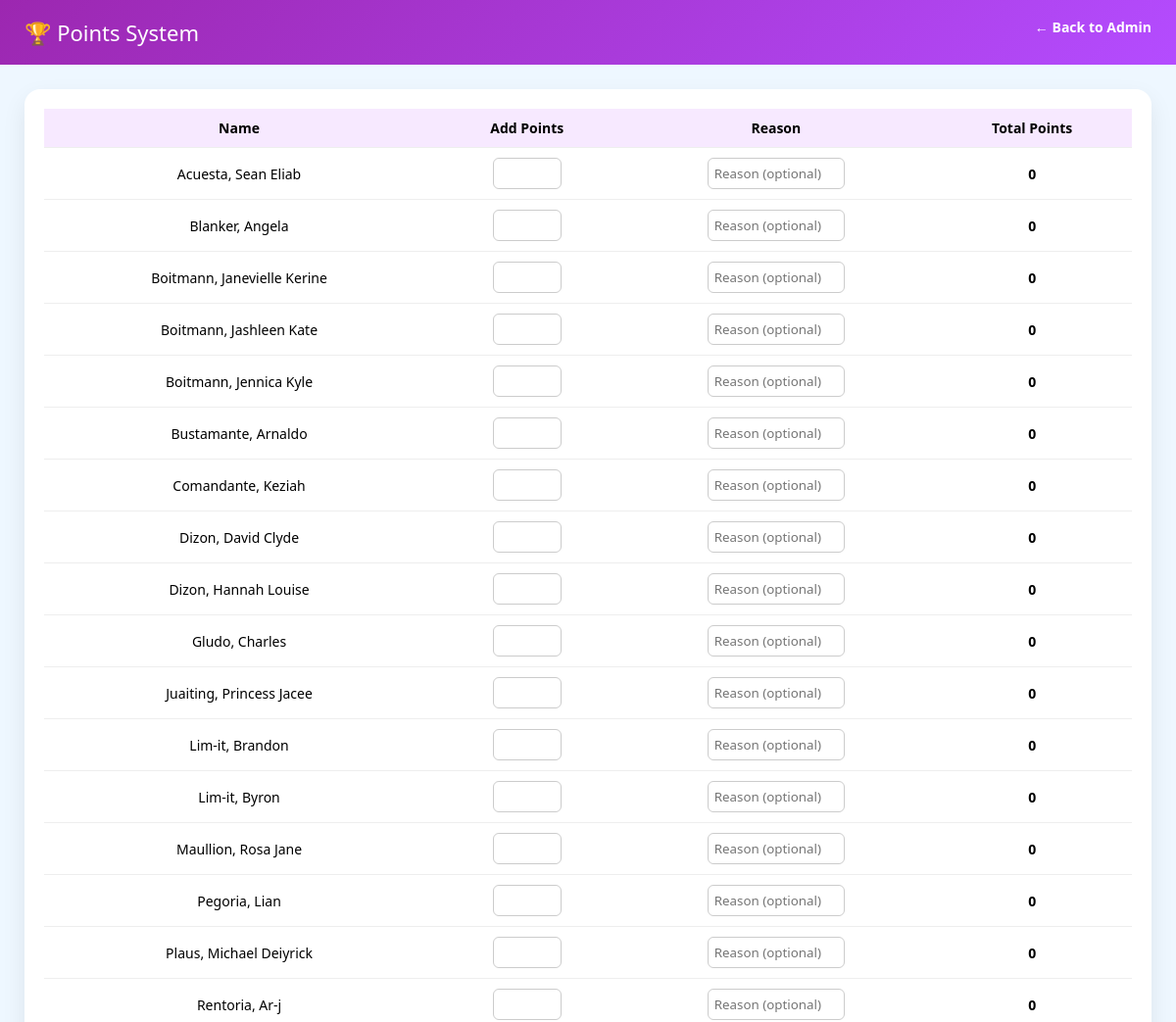
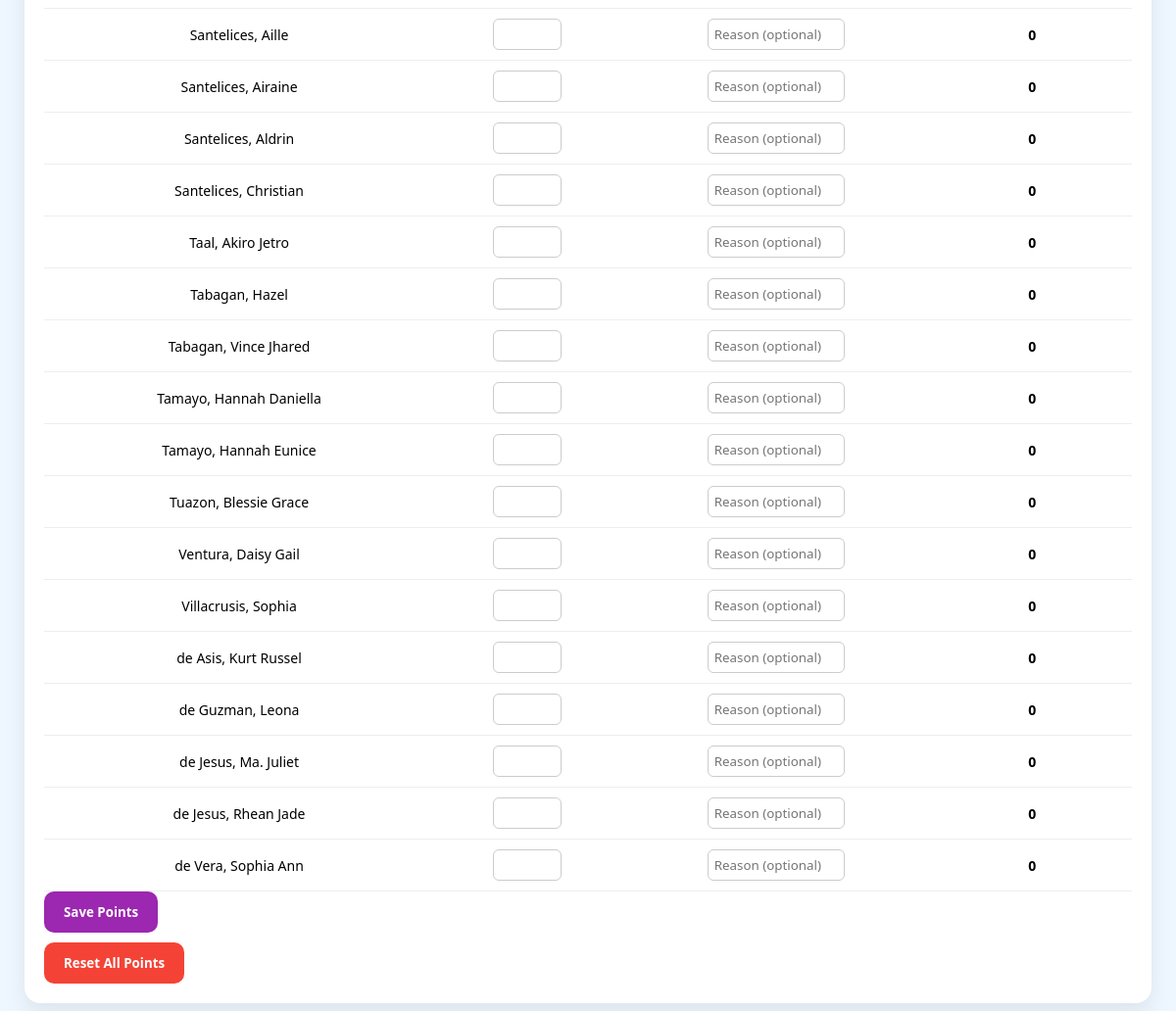
Page /points.php (signed in) on the committed database (2 pictures, top to bottom).
### tables this page shows
CREATE TABLE members (
    id INTEGER PRIMARY KEY AUTOINCREMENT,
    full_name TEXT NOT NULL,
    age INTEGER,
    birthday TEXT,
    address TEXT,
    contact TEXT,
    facebook TEXT
);

### points.php (the view, shortened to what this page needs)
<?php
require "db.php";
$members = $conn->query("
    SELECT id, full_name
    FROM members
    ORDER BY full_name
")->fetchAll(PDO::FETCH_ASSOC);
$totals = [];
?>
<!DOCTYPE html>
<html>
<head>
</head>
<body>
<div class="header">
    <div>🏆 Points System</div>
    <a href="admin.php">← Back to Admin</a>
</div>
<div class="container">
<div class="card">
<form method="post">
<table>
<tr>
    <th>Name</th>
    <th>Add Points</th>
    <th>Reason</th>
    <th>Total Points</th>
</tr>
<?php foreach ($members as $m): ?>
<tr>
    <td><?= htmlspecialchars($m["full_name"]) ?></td>
    <td>
        <input type="number" name="points[<?= $m["id"] ?>]" min="1">
    </td>
    <td>
        <input type="text" name="reason[<?= $m["id"] ?>]" placeholder="Reason (optional)">
    </td>
    <td><strong><?= $totals[$m["id"]] ?? 0 ?></strong></td>
</tr>
<?php endforeach; ?>
</table>
<button type="submit" name="add_points">Save Points</button>
</form>
<form method="post" onsubmit="return confirm('Reset ALL points?');">
    <button type="submit" name="reset_points" class="reset">Reset All Points</button>
</form>
</div>
</div>
</body>
</html>

### points.php (style rules this page uses)
* { box-sizing:border-box; font-family:Segoe UI, Arial; }
body { margin:0; background:#eef7ff; }
.header { background:linear-gradient(135deg,#9c27b0,#b44cff); padding:18px 25px; color:white; font-size:22px; display:flex; justify-content:space-between; }
.header a { color:white; text-decoration:none; font-size:14px; font-weight:bold; }
.container { padding:25px; }
.card { background:white; border-radius:16px; padding:20px; box-shadow:0 10px 25px rgba(0,0,0,.08); }
table { width:100%; border-collapse:collapse; font-size:14px; }
th, td { padding:10px; border-bottom:1px solid #eee; text-align:center; }
th { background:#f7e9ff; }
input[type="number"] { width:70px; padding:6px; border-radius:6px; border:1px solid #ccc; }
input[type="text"] { width:140px; padding:6px; border-radius:6px; border:1px solid #ccc; }
button { padding:12px 20px; border:none; border-radius:10px; background:#9c27b0; color:white; font-weight:bold; cursor:pointer; }
.reset { background:#f44336; margin-top:10px; }

### rows in the picture
members: full_name "Acuesta, Sean Eliab", id "0"
members: full_name "Blanker, Angela", id "0"
members: full_name "Boitmann, Janevielle Kerine", id "0"
members: full_name "Boitmann, Jashleen Kate", id "0"
members: full_name "Boitmann, Jennica Kyle", id "0"
members: full_name "Bustamante, Arnaldo", id "0"
members: full_name "Comandante, Keziah", id "0"
members: full_name "Dizon, David Clyde", id "0"
members: full_name "Dizon, Hannah Louise", id "0"
members: full_name "Gludo, Charles", id "0"
members: full_name "Juaiting, Princess Jacee", id "0"
members: full_name "Lim-it, Brandon", id "0"
members: full_name "Lim-it, Byron", id "0"
members: full_name "Maullion, Rosa Jane", id "0"
members: full_name "Pegoria, Lian", id "0"
members: full_name "Plaus, Michael Deiyrick", id "0"
members: full_name "Rentoria, Ar-j", id "0"
members: full_name "Santelices, Aille", id "0"
members: full_name "Santelices, Airaine", id "0"
members: full_name "Santelices, Aldrin", id "0"
members: full_name "Santelices, Christian", id "0"
members: full_name "Taal, Akiro Jetro", id "0"
members: full_name "Tabagan, Hazel", id "0"
members: full_name "Tabagan, Vince Jhared", id "0"
members: full_name "Tamayo, Hannah Daniella", id "0"
members: full_name "Tamayo, Hannah Eunice", id "0"
members: full_name "Tuazon, Blessie Grace", id "0"
members: full_name "Ventura, Daisy Gail", id "0"
members: full_name "Villacrusis, Sophia", id "0"
members: full_name "de Asis, Kurt Russel", id "0"
members: full_name "de Guzman, Leona", id "0"
members: full_name "de Jesus, Ma. Juliet", id "0"
members: full_name "de Jesus, Rhean Jade", id "0"
members: full_name "de Vera, Sophia Ann", id "0"
